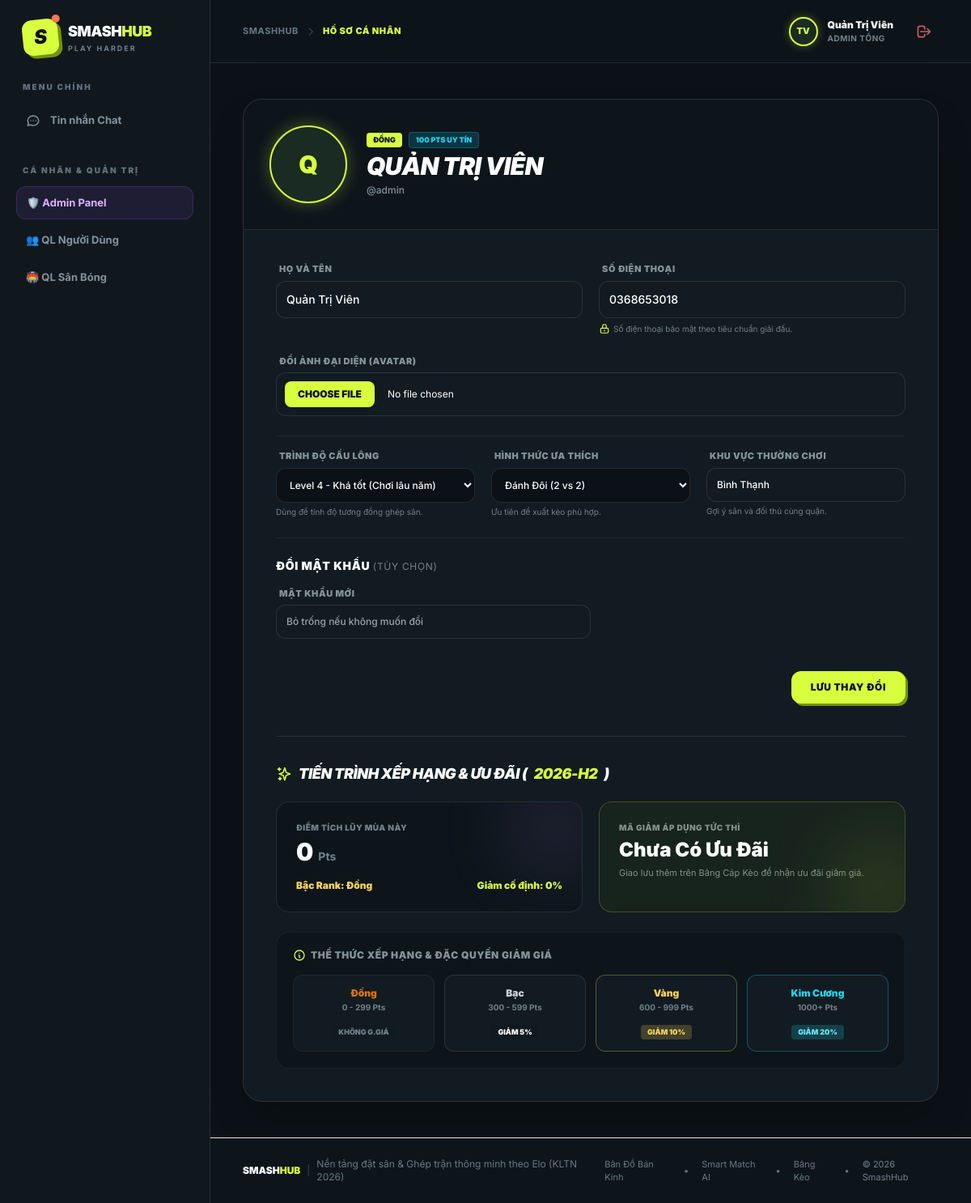
/index.php?action=user_profile (signed in), run on the app's committed database.
### tables this page shows
CREATE TABLE `users` (
  `id` int NOT NULL AUTO_INCREMENT,
  `username` varchar(50) NOT NULL,
  `password` varchar(255) NOT NULL,
  `role` enum('user','staff','owner','admin') DEFAULT 'user',
  `name` varchar(255) NOT NULL,
  `phone` varchar(20) DEFAULT NULL,
  `avatar_url` varchar(255) DEFAULT NULL,
  `skill_level` tinyint NOT NULL DEFAULT 3 COMMENT '1: Mới chơi, 2: TB Yếu, 3: Trung bình, 4: Khá, 5: Bán chuyên',
  `preferred_format` varchar(50) DEFAULT 'Đánh Đôi' COMMENT 'Đánh Đơn, Đánh Đôi, Giao lưu nhóm',
  `district` varchar(100) DEFAULT 'Bình Thạnh',
  `latitude` decimal(10,8) DEFAULT NULL,
  `longitude` decimal(11,8) DEFAULT NULL,
  `location_address` varchar(255) DEFAULT '',
  `reputation_score` int NOT NULL DEFAULT 100 COMMENT 'Thang điểm Uy Tín Fair-Play từ 0 - 100',
  `penalty_until` datetime DEFAULT NULL,
  `created_at` timestamp NOT NULL DEFAULT CURRENT_TIMESTAMP,
  `owner_id` int DEFAULT NULL,
  `assigned_pitch_id` int DEFAULT NULL,
  PRIMARY KEY (`id`),
  UNIQUE KEY `username` (`username`)
);

### views/user/profile.php (the view, shortened to what the rows shown need)
<div class="max-w-4xl mx-auto py-4 text-white space-y-6 animate-fade-in">
    <div class="bg-[#121b21] rounded-3xl shadow-2xl overflow-hidden border border-white/10">
        <div class="bg-[#0d151b] px-8 py-8 text-white flex flex-col sm:flex-row items-center gap-6 border-b border-white/10">
            <div class="h-24 w-24 rounded-full overflow-hidden border-2 border-[#d8ff3e] shadow-[0_0_20px_rgba(216,255,62,0.3)] bg-[#1a2b24] flex-shrink-0 flex items-center justify-center">
                <?php if(!empty($userData['avatar_url'])): ?>
                    <img src="<?php echo htmlspecialchars($userData['avatar_url']); ?>" alt="Avatar" class="h-full w-full object-cover">
                <?php else: ?>
                    <span class="text-3xl font-black text-[#d8ff3e]">
                        <?php echo mb_strtoupper(mb_substr($userData['name'] ?? 'U', 0, 1, 'UTF-8'), 'UTF-8'); ?>
                    </span>
                <?php endif; ?>
            </div>
            <div class="text-center sm:text-left">
                <div class="flex items-center justify-center sm:justify-start gap-2 mb-1">
                    <span class="rounded bg-[#d8ff3e] text-[#0b1116] px-2 py-0.5 text-[9px] font-black uppercase shadow-sm">
                        <?php echo strtoupper($currentRankName ?? 'GOLD PLAYER'); ?>
                    </span>
                    <span class="rounded bg-cyan-500/20 text-cyan-400 border border-cyan-500/30 px-2 py-0.5 text-[9px] font-black uppercase">
                        <?php echo $reputation['score'] ?? 100; ?> PTS UY TÍN
                    </span>
                </div>
                <h1 class="text-2xl sm:text-3xl font-black uppercase italic tracking-tight text-white"><?php echo htmlspecialchars($userData['name'] ?? ($_SESSION['user_name'] ?? 'Vận động viên')); ?></h1>
                <p class="text-[#84939b] font-medium text-xs mt-1">@<?php echo htmlspecialchars($userData['username'] ?? 'user'); ?></p>
            </div>
        </div>
        <div class="p-6 sm:p-10">
            <form action="index.php?action=update_profile" method="POST" enctype="multipart/form-data" class="space-y-6">
                <div class="grid grid-cols-1 md:grid-cols-2 gap-5">
                    <div>
                        <label class="block text-[11px] font-black uppercase tracking-wider text-[#84939b] mb-1.5 ml-1">Họ và Tên</label>
                        <input type="text" name="name" value="<?php echo htmlspecialchars($userData['name'] ?? ''); ?>" required class="w-full border border-white/10 p-3 bg-[#0b1116] text-white rounded-xl focus:border-[#d8ff3e] focus:outline-none text-sm font-medium transition">
                    </div>
                    <div>
                        <label class="block text-[11px] font-black uppercase tracking-wider text-[#84939b] mb-1.5 ml-1">Số Điện Thoại</label>
                        <input type="tel" name="phone" value="<?php echo htmlspecialchars($userData['phone'] ?? ''); ?>" placeholder="Ví dụ: 0912345678" class="w-full border border-white/10 p-3 bg-[#0b1116] text-white rounded-xl focus:border-[#d8ff3e] focus:outline-none text-sm font-medium transition">
                        <p class="text-[10px] text-[#71818a] mt-1.5 flex items-center">
                            <svg class="w-3.5 h-3.5 mr-1 text-[#d8ff3e]" fill="none" stroke="currentColor" viewBox="0 0 24 24"><path stroke-linecap="round" stroke-linejoin="round" stroke-width="2" d="M12 15v2m-6 4h12a2 2 0 002-2v-6a2 2 0 00-2-2H6a2 2 0 00-2 2v6a2 2 0 002 2zm10-10V7a4 4 0 00-8 0v4h8z"></path></svg>
                            Số điện thoại bảo mật theo tiêu chuẩn giải đấu.
                        </p>
                    </div>
                </div>
                <div>
                    <label class="block text-[11px] font-black uppercase tracking-wider text-[#84939b] mb-1.5 ml-1">Đổi Ảnh Đại Diện (Avatar)</label>
                    <input type="file" name="avatar_file" accept="image/png, image/jpeg, image/webp" class="w-full border border-white/10 p-2.5 rounded-xl text-xs bg-[#0b1116] text-[#84939b] file:mr-4 file:py-2 file:px-4 file:rounded-lg file:border-0 file:text-xs file:font-black file:uppercase file:bg-[#d8ff3e] file:text-[#0b1116] cursor-pointer">
                </div>
                <div class="grid grid-cols-1 md:grid-cols-3 gap-5 pt-4 border-t border-white/5">
                    <div>
                        <label class="block text-[11px] font-black uppercase tracking-wider text-[#84939b] mb-1.5 ml-1">Trình Độ Cầu Lông</label>
                        <select name="skill_level" class="w-full border border-white/10 p-3 bg-[#0b1116] text-white rounded-xl focus:border-[#d8ff3e] focus:outline-none text-xs font-medium cursor-pointer">
                            <option value="4" <?php echo ($userData['skill_level'] ?? 3) == 4 ? 'selected' : ''; ?>>Level 4 - Khá tốt (Chơi lâu năm)</option>
                        </select>
                        <p class="text-[10px] text-[#71818a] mt-1">Dùng để tính độ tương đồng ghép sân.</p>
                    </div>
                    <div>
                        <label class="block text-[11px] font-black uppercase tracking-wider text-[#84939b] mb-1.5 ml-1">Hình Thức Ưa Thích</label>
                        <select name="preferred_format" class="w-full border border-white/10 p-3 bg-[#0b1116] text-white rounded-xl focus:border-[#d8ff3e] focus:outline-none text-xs font-medium cursor-pointer">
                            <option value="Đánh Đôi" <?php echo ($userData['preferred_format'] ?? '') == 'Đánh Đôi' ? 'selected' : ''; ?>>Đánh Đôi (2 vs 2)</option>
                        </select>
                        <p class="text-[10px] text-[#71818a] mt-1">Ưu tiên đề xuất kèo phù hợp.</p>
                    </div>
                    <div>
                        <label class="block text-[11px] font-black uppercase tracking-wider text-[#84939b] mb-1.5 ml-1">Khu Vực Thường Chơi</label>
                        <input type="text" name="district" value="<?php echo htmlspecialchars($userData['district'] ?? 'Bình Thạnh'); ?>" placeholder="Ví dụ: Bình Thạnh, Gò Vấp" class="w-full border border-white/10 p-3 bg-[#0b1116] text-white rounded-xl focus:border-[#d8ff3e] focus:outline-none text-xs font-medium">
                        <p class="text-[10px] text-[#71818a] mt-1">Gợi ý sân và đối thủ cùng quận.</p>
                    </div>
                </div>
                <div class="border-t border-white/5 pt-6 mt-6">
                    <h3 class="text-sm font-black uppercase tracking-wider text-white mb-4">Đổi Mật Khẩu <span class="text-xs font-normal text-[#71818a]">(Tùy chọn)</span></h3>
                    <div>
                        <label class="block text-[11px] font-black uppercase tracking-wider text-[#84939b] mb-1.5 ml-1">Mật Khẩu Mới</label>
                        <input type="password" name="new_password" placeholder="Bỏ trống nếu không muốn đổi" class="w-full md:w-1/2 border border-white/10 p-3 bg-[#0b1116] text-white rounded-xl focus:border-[#d8ff3e] focus:outline-none text-xs font-medium">
                    </div>
                </div>
                <div class="flex justify-end pt-4">
                    <button type="submit" class="bg-[#d8ff3e] hover:bg-[#c6f030] text-[#0b1116] font-black uppercase text-xs tracking-wider px-6 py-3 rounded-xl shadow-[3px_3px_0_#73940f] transition hover:translate-x-0.5 hover:translate-y-0.5">
                        Lưu Thay Đổi
                    </button>
                </div>
            </form>
            <div class="mt-10 pt-8 border-t border-white/10">
                <h3 class="text-lg font-black uppercase italic tracking-tight text-white mb-5 flex items-center gap-2">
                    <svg class="w-5 h-5 text-[#d8ff3e]" fill="none" stroke="currentColor" viewBox="0 0 24 24"><path stroke-linecap="round" stroke-linejoin="round" stroke-width="2" d="M5 3v4M3 5h4M6 17v4m-2-2h4m5-16l2.286 6.857L21 12l-5.714 2.143L13 21l-2.286-6.857L5 12l5.714-2.143L13 3z"></path></svg>
                    Tiến Trình Xếp Hạng & Ưu Đãi (<span class="text-[#d8ff3e]"><?php echo $currentSeason; ?></span>)
                </h3>
                <div class="grid grid-cols-1 md:grid-cols-2 gap-5">
                    <div class="bg-[#0d151b] rounded-2xl p-6 border border-white/10 relative overflow-hidden">
                        <div class="absolute -right-8 -top-8 w-32 h-32 rounded-full bg-[#b98aee]/10 blur-2xl pointer-events-none"></div>
                        <p class="text-[#71818a] text-[10px] font-black uppercase tracking-wider mb-1">Điểm Tích Lũy Mùa Này</p>
                        <p class="text-3xl font-black text-white"><?php echo number_format($currentPoints); ?> <span class="text-sm font-bold text-[#71818a]">Pts</span></p>
                        <div class="flex justify-between items-end mt-4 text-xs font-black">
                            <span class="text-[#ffd45b]">Bậc Rank: <?php echo $currentRankName; ?></span>
                            <span class="text-[#d8ff3e]">Giảm cố định: <?php echo $ranking->calculateDiscount($currentPoints); ?>%</span>
                        </div>
                    </div>
                    <div class="bg-[#17231d] rounded-2xl p-6 border border-[#d8ff3e]/20 relative overflow-hidden">
                        <div class="absolute -right-8 -bottom-8 w-32 h-32 rounded-full bg-[#d8ff3e]/10 blur-2xl pointer-events-none"></div>
                        <p class="text-[#82918b] text-[10px] font-black uppercase tracking-wider mb-1">Mã Giảm Áp Dụng Tức Thì</p>
                        <?php if($activeDiscount > 0): ?>
                            <p class="text-3xl font-black text-[#d8ff3e] mb-1"><?php echo $activeDiscount; ?>%</p>
                            <p class="text-[11px] text-[#82918b]">Dựa trên Rank cao nhất giữa Mùa Trước và Mùa Này.</p>
                        <?php else: ?>
                            <p class="text-2xl font-black text-white mb-1">Chưa Có Ưu Đãi</p>
                            <p class="text-[11px] text-[#82918b]">Giao lưu thêm trên Bảng Cáp Kèo để nhận ưu đãi giảm giá.</p>
                        <?php endif; ?>
                    </div>
                </div>
                <div class="mt-6 bg-[#0d151b] rounded-2xl p-5 border border-white/5">
                    <h4 class="text-xs font-black uppercase tracking-wider text-[#84939b] mb-4 flex items-center gap-1.5">
                        <svg class="w-4 h-4 text-[#d8ff3e]" fill="none" stroke="currentColor" viewBox="0 0 24 24"><path stroke-linecap="round" stroke-linejoin="round" stroke-width="2" d="M13 16h-1v-4h-1m1-4h.01M21 12a9 9 0 11-18 0 9 9 0 0118 0z"></path></svg>
                        Thể Thức Xếp Hạng & Đặc Quyền Giảm Giá
                    </h4>
                    <div class="grid grid-cols-2 md:grid-cols-4 gap-3">
                        <div class="bg-[#121b21] p-3.5 rounded-xl border border-white/5 text-center">
                            <h5 class="font-black text-amber-600 text-xs mb-0.5">Đồng</h5>
                            <p class="text-[10px] text-[#71818a] font-bold mb-2">0 - 299 Pts</p>
                            <span class="inline-block bg-[#0b1116]/5 text-[#71818a] text-[9px] font-black uppercase px-2 py-0.5 rounded">Không G.Giá</span>
                        </div>
                        <div class="bg-[#121b21] p-3.5 rounded-xl border border-white/10 text-center">
                            <h5 class="font-black text-slate-300 text-xs mb-0.5">Bạc</h5>
                            <p class="text-[10px] text-[#71818a] font-bold mb-2">300 - 599 Pts</p>
                            <span class="inline-block bg-[#0b1116]/10 text-white text-[9px] font-black uppercase px-2 py-0.5 rounded">Giảm 5%</span>
                        </div>
                        <div class="bg-[#121b21] p-3.5 rounded-xl border border-[#ffd45b]/30 text-center">
                            <h5 class="font-black text-[#ffd45b] text-xs mb-0.5">Vàng</h5>
                            <p class="text-[10px] text-[#71818a] font-bold mb-2">600 - 999 Pts</p>
                            <span class="inline-block bg-[#ffd45b]/20 text-[#ffd45b] text-[9px] font-black uppercase px-2 py-0.5 rounded">Giảm 10%</span>
                        </div>
                        <div class="bg-[#121b21] p-3.5 rounded-xl border border-cyan-400/30 text-center">
                            <h5 class="font-black text-cyan-400 text-xs mb-0.5">Kim Cương</h5>
                            <p class="text-[10px] text-[#71818a] font-bold mb-2">1000+ Pts</p>
                            <span class="inline-block bg-cyan-400/20 text-cyan-300 text-[9px] font-black uppercase px-2 py-0.5 rounded">Giảm 20%</span>
                        </div>
                    </div>
                </div>
            </div>
        </div>
    </div>
</div>

### data on the page
users: name "Q", name "QUẢN TRỊ VIÊN", username "admin", name "Quản Trị Viên", phone "0368653018", skill_level "Level 4 - Khá tốt (Chơi lâu năm)", preferred_format "Đánh Đôi (2 vs 2)", district "Bình Thạnh"

### other printed values
$page_title "HỒ SƠ CÁ NHÂN"
$user_initials "TV"
$clean_user_name "Quản Trị Viên"
$user_badge_text "ADMIN TỔNG"
$currentRankName "ĐỒNG"
$reputation['score'] "100"
$currentSeason "2026-H2"
$currentPoints "0"
$currentRankName "Đồng"
$ranking->calculateDiscount($currentPoints) "0"
